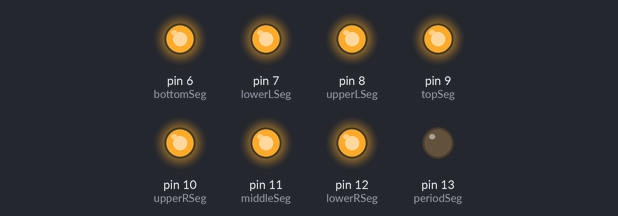
Bench run of a sketch on a simulated Arduino Uno, built with avr-gcc and run on an emulated ATmega328P. On the bench: output pins drawn as LEDs (lit = HIGH).

Above: at 0.12 s.
At 1.56 s:
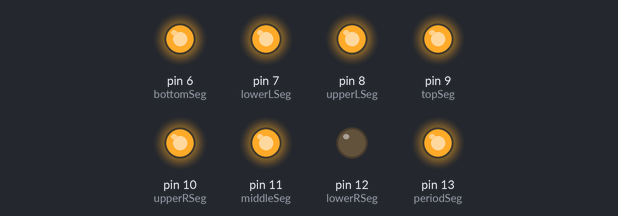
At 2.18 s:
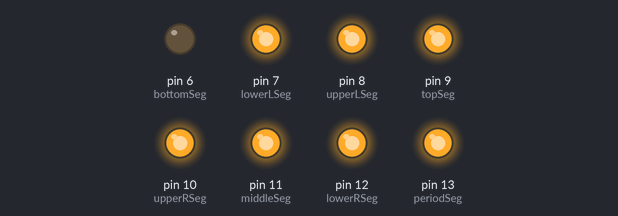
At 2.68 s:
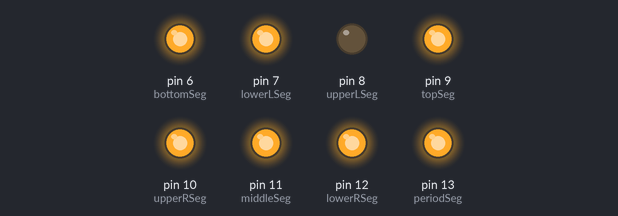
At 3.18 s:
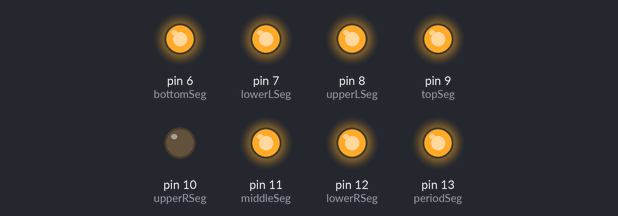
At 4.2 s:
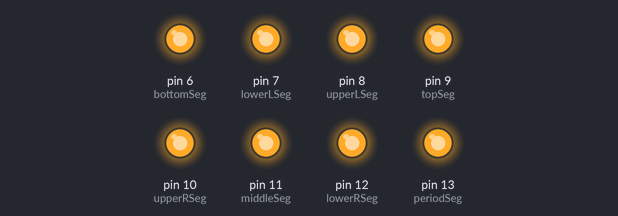
Timing chart, 0 to 6.2 s (numbered marks = the images above):
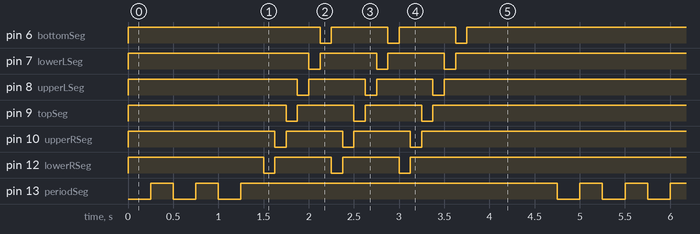

Measured:
- by itself, pin 13 (periodSeg): repeats every 4.8 s: LOW 0.25 s, HIGH 0.25 s, LOW 0.25 s, HIGH 3.5 s, LOW 0.25 s, HIGH 0.25 s
- by itself, pin 6 (bottomSeg), pin 7 (lowerLSeg), pin 8 (upperLSeg), pin 9 (topSeg), pin 10 (upperRSeg), pin 12 (lowerRSeg): repeats every 4.8 s: 2 × (HIGH 0.63 s, LOW 0.13 s), HIGH 3.1 s, LOW 0.13 s
- by itself, everything shown: repeats every 4.8 s, in 25 steps

The sketch:

_7seg.ino
```cpp
/*
 * This code is written by SimpleElectronics (www.YouTube.com/SimpleElectronics)
 * and is free to use, modify, distribute etc...
 * This is not likely to be amazing code form, style or fomality, but it does
 * work and that's what I was aiming for.
 *
 * Always remeber: having fun and learning are the two most important aspects of life.
 */

const int periodSeg = 13;
const int lowerRSeg = 12;
const int middleSeg = 11;
const int upperRSeg = 10;
const int topSeg = 9;
const int upperLSeg = 8;
const int lowerLSeg = 7;
const int bottomSeg = 6;
//giving each segment a name and assigning a pin

const int waitOne = 250;
const int waitTwo = 125;
const int waitThree = 1000;
//setting up a delay time in mS for each different delay we want

void setup() {

pinMode(periodSeg, OUTPUT);
digitalWrite(periodSeg, HIGH);

pinMode(lowerRSeg, OUTPUT);
digitalWrite(lowerRSeg, HIGH);

pinMode(middleSeg, OUTPUT);
digitalWrite(middleSeg, HIGH);

pinMode(upperRSeg, OUTPUT);
digitalWrite(upperRSeg, HIGH);

pinMode(topSeg, OUTPUT);
digitalWrite(topSeg, HIGH);

pinMode(upperLSeg, OUTPUT);
digitalWrite(upperLSeg, HIGH);

pinMode(lowerLSeg, OUTPUT);
digitalWrite(lowerLSeg, HIGH);

pinMode(bottomSeg, OUTPUT);
digitalWrite(bottomSeg, HIGH);
//setting up each segment pin as an output and
//setting them HIGH to ensure they are off (if common power)

}

void loop() {

digitalWrite(periodSeg, LOW);
delay(waitOne);
digitalWrite(periodSeg, HIGH);
delay(waitOne);
digitalWrite(periodSeg, LOW);
delay(waitOne);
digitalWrite(periodSeg, HIGH);
delay(waitOne);
digitalWrite(periodSeg, LOW);
delay(waitOne);
digitalWrite(periodSeg, HIGH);
delay(waitOne);
//making a quick three flashes of the period

digitalWrite(lowerRSeg, LOW);
delay(waitTwo);
digitalWrite(lowerRSeg, HIGH);

digitalWrite(upperRSeg, LOW);
delay(waitTwo);
digitalWrite(upperRSeg, HIGH);

digitalWrite(topSeg, LOW);
delay(waitTwo);
digitalWrite(topSeg, HIGH);

digitalWrite(upperLSeg, LOW);
delay(waitTwo);
digitalWrite(upperLSeg, HIGH);

digitalWrite(lowerLSeg, LOW);
delay(waitTwo);
digitalWrite(lowerLSeg, HIGH);

digitalWrite(bottomSeg, LOW);
delay(waitTwo);
digitalWrite(bottomSeg, HIGH);
//making the segments go around in a circle

digitalWrite(lowerRSeg, LOW);
delay(waitTwo);
digitalWrite(lowerRSeg, HIGH);

digitalWrite(upperRSeg, LOW);
delay(waitTwo);
digitalWrite(upperRSeg, HIGH);

digitalWrite(topSeg, LOW);
delay(waitTwo);
digitalWrite(topSeg, HIGH);

digitalWrite(upperLSeg, LOW);
delay(waitTwo);
digitalWrite(upperLSeg, HIGH);

digitalWrite(lowerLSeg, LOW);
delay(waitTwo);
digitalWrite(lowerLSeg, HIGH);

digitalWrite(bottomSeg, LOW);
delay(waitTwo);
digitalWrite(bottomSeg, HIGH);
//making the segments go around in a circle

digitalWrite(lowerRSeg, LOW);
delay(waitTwo);
digitalWrite(lowerRSeg, HIGH);

digitalWrite(upperRSeg, LOW);
delay(waitTwo);
digitalWrite(upperRSeg, HIGH);

digitalWrite(topSeg, LOW);
delay(waitTwo);
digitalWrite(topSeg, HIGH);

digitalWrite(upperLSeg, LOW);
delay(waitTwo);
digitalWrite(upperLSeg, HIGH);

digitalWrite(lowerLSeg, LOW);
delay(waitTwo);
digitalWrite(lowerLSeg, HIGH);

digitalWrite(bottomSeg, LOW);
delay(waitTwo);
digitalWrite(bottomSeg, HIGH);

delay(waitThree);

}
```
